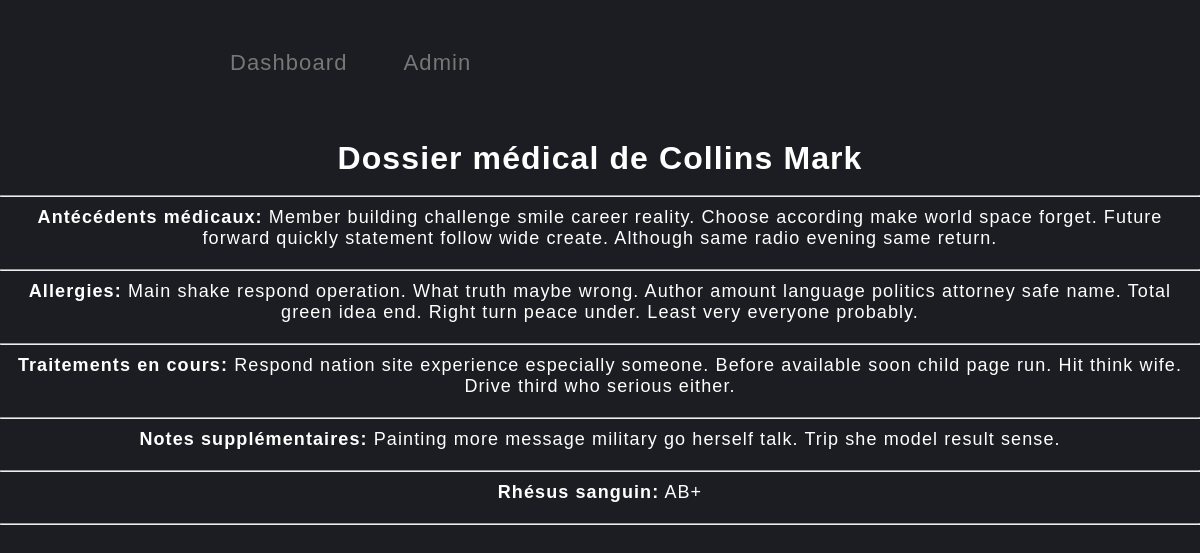
/afficher_dossier_medical/nicolebrown@example.com/, run on the app's committed database.
### clinique/models.py (models this page shows, shortened)
class Patient(models.Model):
    nom = models.CharField(max_length=100)
    prenom = models.CharField(max_length=100)
    dn = models.DateField()
    choix_sexe = [('F','Féminin'), ('M', 'Masculin')]
    sexe = models.CharField(max_length=1, choices=choix_sexe, default='F')
    adresse = models.CharField(max_length=100, null=True)
    nss = models.IntegerField(unique=True)
    email = models.EmailField(unique=True,null=True, blank=True)
    password = models.CharField(max_length=128,null=True, blank=True)

class DossierMedical(models.Model):
    patient = models.OneToOneField(Patient, on_delete=models.CASCADE)
    antecedents_medicaux = models.TextField(blank=True, null=True)
    allergies = models.TextField(blank=True, null=True)
    traitements_en_cours = models.TextField(blank=True, null=True)
    notes_supplementaires = models.TextField(blank=True, null=True)
    rhesus_sanguin = models.CharField(max_length=10, blank=True, null=True)

### clinique/views.py (the view)
# urls.py: path('afficher_dossier_medical/<str:patient_email>/', views.afficher_dossier_medical, name='afficher_dossier_medical'),
def afficher_dossier_medical(request, patient_email):
    patient = get_object_or_404(Patient, email=patient_email)
    dossier = get_object_or_404(DossierMedical, patient=patient)
    return render(request, 'dossiermedical.html', {'patient': patient, 'dossier': dossier})

### clinique/templates/dossiermedical.html (shortened to what this page needs)
<!DOCTYPE html>
<html lang="fr">
<head>
    {% load static %}
    <link rel="stylesheet" href="{% static 'inscription.css'%}">
</head>
<body>
    <body>
        <nav>
            <ul class="menu">
              <li><a href="{% url 'dashboard' %}">Dashboard</a></li>
              <li><a href="{% url 'adminmedecin' %}">Admin</a></li>
            </ul>
            </nav>
            <h1>Dossier médical de {{ patient.nom }} {{ patient.prenom }}</h1>
            <br>
            <hr>
            <ul>
                <li><strong>Antécédents médicaux:</strong> {{ dossier.antecedents_medicaux }}</li>
                <hr>
                <li><strong>Allergies:</strong> {{ dossier.allergies }}</li>
                <hr>
                <li><strong>Traitements en cours:</strong> {{ dossier.traitements_en_cours }}</li>
                <hr>
                <li><strong>Notes supplémentaires:</strong> {{ dossier.notes_supplementaires }}</li>
                <hr>
                <li><strong>Rhésus sanguin:</strong> {{ dossier.rhesus_sanguin }}</li>
                <hr>
            </ul>
    </body>
</body>
</html>

### clinique/static/inscription.css (style rules this page uses)
html { margin-top: 0px; padding-top:0px ; }
html { box-sizing: border-box; }
*, *:before, *:after { box-sizing: inherit; padding: 0; margin: 0; letter-spacing: 1.1px; }
body, html { width: 100%; height: 100%; background: #1c1d22; font-family: "Varela Round", sans-serif; }
.menu { display: flex; justify-content: center; align-items: center; max-width: 720px; margin: 20px 0px; height: 100px; list-style: none; }
.menu li { width: 125px; height: 50px; transition: background-position-x 0.9s linear; text-align: center; }
.menu li a { font-size: 22px; color: #777; text-decoration: none; transition: all 0.45s; }
.menu li:not(:last-child) { margin-right: 30px; }

### clinique/templates/dossiermedical.html (style rules this page uses)
body { width: 100%; height: 100%; background: #1c1d22; font-family: "Varela Round", sans-serif; text-align: center; }
h1 { color: #fff; margin-top: 20px; }
ul { list-style: none; padding: 0; }
li { font-size: 18px; color: #fff; margin-bottom: 10px; padding: 10px; border-radius: 5px; }

### data on the page
Patient: nom "Collins", prenom "Mark"
DossierMedical: antecedents_medicaux "Member building challenge smile career reality. Choose according make world space forget. Future forward quickly statement follow wide create. Although same radio evening same return.", allergies "Main shake respond operation. What truth maybe wrong. Author amount language politics attorney safe name. Total green idea end. Right turn peace under. Least very everyone probably.", traitements_en_cours "Respond nation site experience especially someone. Before available soon child page run. Hit think wife. Drive third who serious either.", notes_supplementaires "Painting more message military go herself talk. Trip she model result sense.", rhesus_sanguin "AB+"
